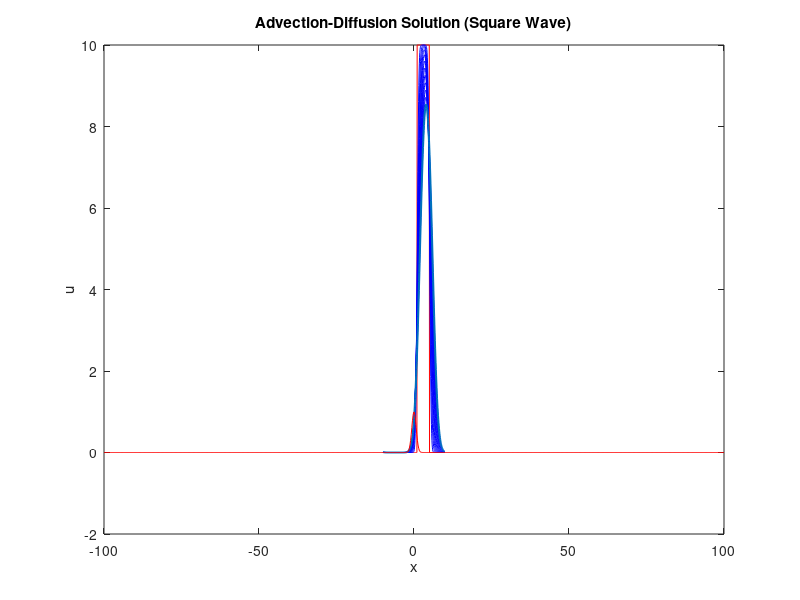

MATLAB code for this plot: (Note: this script raises an error after producing the figure.)
% Using Strang Splitting to solve PDEs
% Kevin Roberts
% November 2024



%%
%%%%%%%%%%%%%%%%%%%%%%%%%%%%%%%%%%%%%%%%%%%
% STRANG-SPLITTING ON ADVECTION DIFFUSION %
%%%%%%%%%%%%%%%%%%%%%%%%%%%%%%%%%%%%%%%%%%%

clear all
close all
clc

% Parameters
L = 10;                % Domain length
J = 256;               % Number of spatial points
dx = 2*L/J;              % Spatial step size
x = linspace(-L, L-dx, J); % Spatial grid
c = 1;                 % Advection speed
D = 1;                 % Diffusion coefficient
dt = dx/c;             % Time step (CFL condition)
T = 1;               % Final time
steps = floor(T / dt); % Number of time steps

% Initial condition: block wave
u_initial = 10*(abs(x-3) < 2);

u = u_initial;

% plotting the initial condition
plot(x, u_initial, 'r'); hold on;

% Wavenumbers for Fourier transform
k = pi/L * [0:J/2 1-J/2:-1]; % FFT wavenumbers

% Time-stepping loop
for n = 1:steps
    % First diffusion half-step
    u_hat = fft(u);
    u_hat = u_hat .* exp(-D * (k.^2) * (dt/2));
    u = real(ifft(u_hat));
    
    % Advection full step
    u_p = u;
    u_new(1) = u_p(J); % for the periodic boundary conditions
    for j = 2:J
        u_new(j) = u_p(j) - c*dt/dx*(u_p(j) - u_p(j-1));
    end
    
    % Second diffusion half-step
    u_new_fft = fft(u_new);
    u_k = u_new_fft .* exp(-D * (k.^2) * (dt/2));
    u = real(ifft(u_k));
    
    
    plot(x, u, 'b'); 
    pause(0.05); % Pause to animate
end

% Plot the final solution
plot(x, u, 'LineWidth', 1.5);
xlabel('x');
ylabel('u');
title('Advection-Diffusion Solution (Square Wave)');

%%
%%%%%%%%%%%%%%%%%%%%%%%%%%%%%%%%%%%%%
% STRANG-SPLITTING ON FKPP EQUATION %
%%%%%%%%%%%%%%%%%%%%%%%%%%%%%%%%%%%%%

clear all
close all
clc

% Parameters
L = 2*100;                  % Domain length
J = 1000;                   % Number of spatial points
x = linspace(-L/2, L/2, J); % Spatial grid
dx = L/J;                   % Spatial step size
K = 1;                      
m = 1;                      
D = 1;
c = 1;
dt = dx/c;                  % Time step (CFL condition)
T = 20;                      % Final time
steps = floor(T / dt); % Number of time steps

% Initial condition: square wave
u_initial = exp(-x.^2); 

u = u_initial; % defining an initial condition

% plotting the initial condition
plot(x, u_initial, 'r'); hold on;

% Wavenumbers for Fourier transform
k = 2 * pi * [0:J/2 1-J/2:-1]/L; % FFT wavenumbers

% Time-stepping loop
for n = 1:steps
    % First diffusion half-step
    u_hat = fft(u);
    u_hat = u_hat .* exp(-D * (k.^2) * (dt/2));
    u = real(ifft(u_hat));
    
    % getting the analytical solution of logistic eqn
    v = f(u, K, m, dt);
    
    % Second diffusion half-step
    u_hat = fft(v);
    u_hat = u_hat .* exp(-D * (k.^2) * (dt/2));
    u = real(ifft(u_hat));
    if  mod(n*dt,2) < dt  % check if current time is close to a multiple of 2
        plot(x, u,'b')  % if so, add a plot of current solution to existing plot
    end
    
end

% Plot the final solution
plot(x, u, 'LineWidth', 1.5);
xlabel('x');
ylabel('u');
title('FKPP Solution');

% defining the f function as f(u) = mu(1 - u)
function v = f(u, K, m, dt)

    v = (K*u) ./ (((K - u) .* exp(-m * dt)) + u);

end

